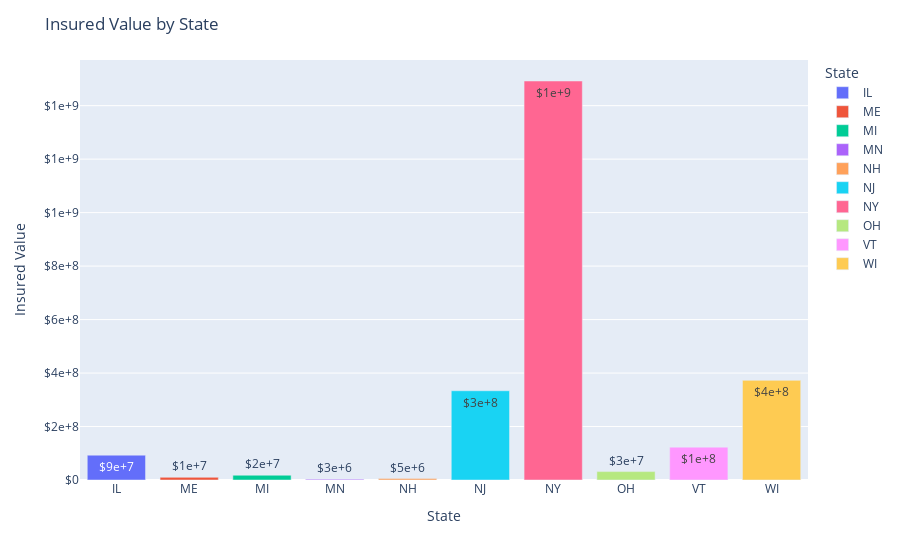

This figure's notebook cell:
### Code cell
fig = px.bar(upskill_state_joined_df, x='State', y='Insured Value', color='State',text='Insured Value',)
fig.update_yaxes(tickformat='$5,.0')

fig.update_traces(texttemplate='$%{text:,.0}', textposition='auto')

fig.update_layout(title='Insured Value by State')
fig.show()

### Figure 1 — Plotly figure (JSON) as saved in the notebook; plotly's stock layout.template omitted (floating-point values rounded to 4 significant figures)
{"data": [{"alignmentgroup": "True", "hovertemplate": "State=%{x}<br>Insured Value=%{text}<extra></extra>", "legendgroup": "IL", "marker": {"color": "#636efa"}, "name": "IL", "offsetgroup": "IL", "orientation": "v", "showlegend": true, "text": [92880575], "textposition": "auto", "texttemplate": "$%{text:,.0}", "type": "bar", "x": ["IL"], "xaxis": "x", "y": [92880575], "yaxis": "y"}, {"alignmentgroup": "True", "hovertemplate": "State=%{x}<br>Insured Value=%{text}<extra></extra>", "legendgroup": "ME", "marker": {"color": "#EF553B"}, "name": "ME", "offsetgroup": "ME", "orientation": "v", "showlegend": true, "text": [9936555], "textposition": "auto", "texttemplate": "$%{text:,.0}", "type": "bar", "x": ["ME"], "xaxis": "x", "y": [9936555], "yaxis": "y"}, {"alignmentgroup": "True", "hovertemplate": "State=%{x}<br>Insured Value=%{text}<extra></extra>", "legendgroup": "MI", "marker": {"color": "#00cc96"}, "name": "MI", "offsetgroup": "MI", "orientation": "v", "showlegend": true, "text": [17888920], "textposition": "auto", "texttemplate": "$%{text:,.0}", "type": "bar", "x": ["MI"], "xaxis": "x", "y": [17888920], "yaxis": "y"}, {"alignmentgroup": "True", "hovertemplate": "State=%{x}<br>Insured Value=%{text}<extra></extra>", "legendgroup": "MN", "marker": {"color": "#ab63fa"}, "name": "MN", "offsetgroup": "MN", "orientation": "v", "showlegend": true, "text": [3139300], "textposition": "auto", "texttemplate": "$%{text:,.0}", "type": "bar", "x": ["MN"], "xaxis": "x", "y": [3139300], "yaxis": "y"}, {"alignmentgroup": "True", "hovertemplate": "State=%{x}<br>Insured Value=%{text}<extra></extra>", "legendgroup": "NH", "marker": {"color": "#FFA15A"}, "name": "NH", "offsetgroup": "NH", "orientation": "v", "showlegend": true, "text": [5362200], "textposition": "auto", "texttemplate": "$%{text:,.0}", "type": "bar", "x": ["NH"], "xaxis": "x", "y": [5362200], "yaxis": "y"}, {"alignmentgroup": "True", "hovertemplate": "State=%{x}<br>Insured Value=%{text}<extra></extra>", "legendgroup": "NJ", "marker": {"color": "#19d3f3"}, "name": "NJ", "offsetgroup": "NJ", "orientation": "v", "showlegend": true, "text": [333769700], "textposition": "auto", "texttemplate": "$%{text:,.0}", "type": "bar", "x": ["NJ"], "xaxis": "x", "y": [333769700], "yaxis": "y"}, {"alignmentgroup": "True", "hovertemplate": "State=%{x}<br>Insured Value=%{text}<extra></extra>", "legendgroup": "NY", "marker": {"color": "#FF6692"}, "name": "NY", "offsetgroup": "NY", "orientation": "v", "showlegend": true, "text": [1492252118], "textposition": "auto", "texttemplate": "$%{text:,.0}", "type": "bar", "x": ["NY"], "xaxis": "x", "y": [1492252118], "yaxis": "y"}, {"alignmentgroup": "True", "hovertemplate": "State=%{x}<br>Insured Value=%{text}<extra></extra>", "legendgroup": "OH", "marker": {"color": "#B6E880"}, "name": "OH", "offsetgroup": "OH", "orientation": "v", "showlegend": true, "text": [31384673], "textposition": "auto", "texttemplate": "$%{text:,.0}", "type": "bar", "x": ["OH"], "xaxis": "x", "y": [31384673], "yaxis": "y"}, {"alignmentgroup": "True", "hovertemplate": "State=%{x}<br>Insured Value=%{text}<extra></extra>", "legendgroup": "VT", "marker": {"color": "#FF97FF"}, "name": "VT", "offsetgroup": "VT", "orientation": "v", "showlegend": true, "text": [122884213], "textposition": "auto", "texttemplate": "$%{text:,.0}", "type": "bar", "x": ["VT"], "xaxis": "x", "y": [122884213], "yaxis": "y"}, {"alignmentgroup": "True", "hovertemplate": "State=%{x}<br>Insured Value=%{text}<extra></extra>", "legendgroup": "WI", "marker": {"color": "#FECB52"}, "name": "WI", "offsetgroup": "WI", "orientation": "v", "showlegend": true, "text": [372707227], "textposition": "auto", "texttemplate": "$%{text:,.0}", "type": "bar", "x": ["WI"], "xaxis": "x", "y": [372707227], "yaxis": "y"}], "layout": {"barmode": "relative", "legend": {"title": {"text": "State"}, "tracegroupgap": 0}, "margin": {"t": 60}, "title": {"text": "Insured Value by State"}, "xaxis": {"anchor": "y", "categoryarray": ["IL", "ME", "MI", "MN", "NH", "NJ", "NY", "OH", "VT", "WI"], "categoryorder": "array", "domain": [0, 1], "title": {"text": "State"}}, "yaxis": {"anchor": "x", "domain": [0, 1], "tickformat": "$5,.0", "title": {"text": "Insured Value"}}}}
